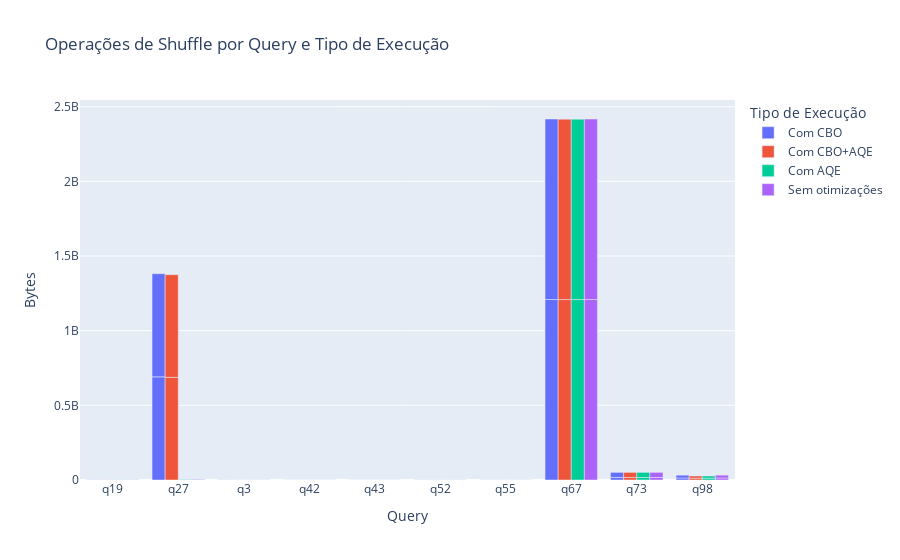

Notebook code cell kept with this figure:
### Code cell
# Gráfico de operações de shuffle
fig_shuffle = px.bar(
    df_all_queries,
    x='query',
    y=['shuffleBytesWritten', 'shuffleTotalBytesRead'],
    color='execution_type',
    barmode='group',
    title='Operações de Shuffle por Query e Tipo de Execução',
    labels={'value': 'Bytes', 'query': 'Query', 'execution_type': 'Tipo de Execução', 'variable': 'Operação'}
)
fig_shuffle.update_layout(xaxis={'categoryorder': 'category ascending'})
fig_shuffle.show()

# Salvar os dados em formato JSON com encoding UTF-8 para evitar caracteres escapados
# output_path = os.path.join('agg_results', 'shuffle_por_query_por_execution_type.json')
# df_all_queries[['query', 'shuffleBytesWritten', 'shuffleTotalBytesRead', 'execution_type']].to_json(output_path, orient='records', indent=4, force_ascii=False)

### Figure 1 — Plotly figure (JSON) as saved in the notebook; plotly's stock layout.template omitted (floating-point values rounded to 4 significant figures)
{"data": [{"alignmentgroup": "True", "hovertemplate": "Tipo de Execução=Com CBO<br>Query=%{x}<br>Bytes=%{y}<extra></extra>", "legendgroup": "Com CBO", "marker": {"color": "#636efa", "pattern": {"shape": ""}}, "name": "Com CBO", "offsetgroup": "Com CBO", "orientation": "v", "showlegend": true, "textposition": "auto", "type": "bar", "x": ["q19", "q73", "q55", "q43", "q52", "q67", "q3", "q27", "q98", "q42", "q19", "q73", "q55", "q43", "q52", "q67", "q3", "q27", "q98", "q42"], "xaxis": "x", "y": [605910, 17051514, 235300, 29804, 296600, 1208758459, 229919, 690777830, 13431088, 10029, 605910, 33969918, 235300, 29804, 296600, 1208758459, 229919, 690777830, 18854781, 10029], "yaxis": "y"}, {"alignmentgroup": "True", "hovertemplate": "Tipo de Execução=Com CBO+AQE<br>Query=%{x}<br>Bytes=%{y}<extra></extra>", "legendgroup": "Com CBO+AQE", "marker": {"color": "#EF553B", "pattern": {"shape": ""}}, "name": "Com CBO+AQE", "offsetgroup": "Com CBO+AQE", "orientation": "v", "showlegend": true, "textposition": "auto", "type": "bar", "x": ["q19", "q73", "q55", "q43", "q52", "q67", "q3", "q27", "q98", "q42", "q19", "q73", "q55", "q43", "q52", "q67", "q3", "q27", "q98", "q42"], "xaxis": "x", "y": [541770, 17050339, 211879, 27084, 266731, 1208291363, 206438, 687649605, 12503007, 9116, 541770, 33968104, 211879, 27084, 266731, 1208291363, 206438, 687649605, 14475437, 9116], "yaxis": "y"}, {"alignmentgroup": "True", "hovertemplate": "Tipo de Execução=Com AQE<br>Query=%{x}<br>Bytes=%{y}<extra></extra>", "legendgroup": "Com AQE", "marker": {"color": "#00cc96", "pattern": {"shape": ""}}, "name": "Com AQE", "offsetgroup": "Com AQE", "orientation": "v", "showlegend": true, "textposition": "auto", "type": "bar", "x": ["q19", "q73", "q55", "q43", "q52", "q67", "q3", "q27", "q98", "q42", "q19", "q73", "q55", "q43", "q52", "q67", "q3", "q27", "q98", "q42"], "xaxis": "x", "y": [541770, 17050339, 211879, 27084, 266731, 1208296502, 206438, 2218125, 12502908, 9116, 541770, 33968104, 211879, 27084, 266731, 1208296502, 206438, 2218125, 14474845, 9116], "yaxis": "y"}, {"alignmentgroup": "True", "hovertemplate": "Tipo de Execução=Sem otimizações<br>Query=%{x}<br>Bytes=%{y}<extra></extra>", "legendgroup": "Sem otimizações", "marker": {"color": "#ab63fa", "pattern": {"shape": ""}}, "name": "Sem otimizações", "offsetgroup": "Sem otimizações", "orientation": "v", "showlegend": true, "textposition": "auto", "type": "bar", "x": ["q19", "q73", "q55", "q43", "q52", "q67", "q3", "q27", "q98", "q42", "q19", "q73", "q55", "q43", "q52", "q67", "q3", "q27", "q98", "q42"], "xaxis": "x", "y": [605910, 17051514, 235300, 29804, 296600, 1208752965, 229919, 2855592, 13431347, 10029, 605910, 33969918, 235300, 29804, 296600, 1208752965, 229919, 2855592, 18855137, 10029], "yaxis": "y"}], "layout": {"barmode": "group", "legend": {"title": {"text": "Tipo de Execução"}, "tracegroupgap": 0}, "title": {"text": "Operações de Shuffle por Query e Tipo de Execução"}, "xaxis": {"anchor": "y", "categoryorder": "category ascending", "domain": [0, 1], "title": {"text": "Query"}}, "yaxis": {"anchor": "x", "domain": [0, 1], "title": {"text": "Bytes"}}}}
